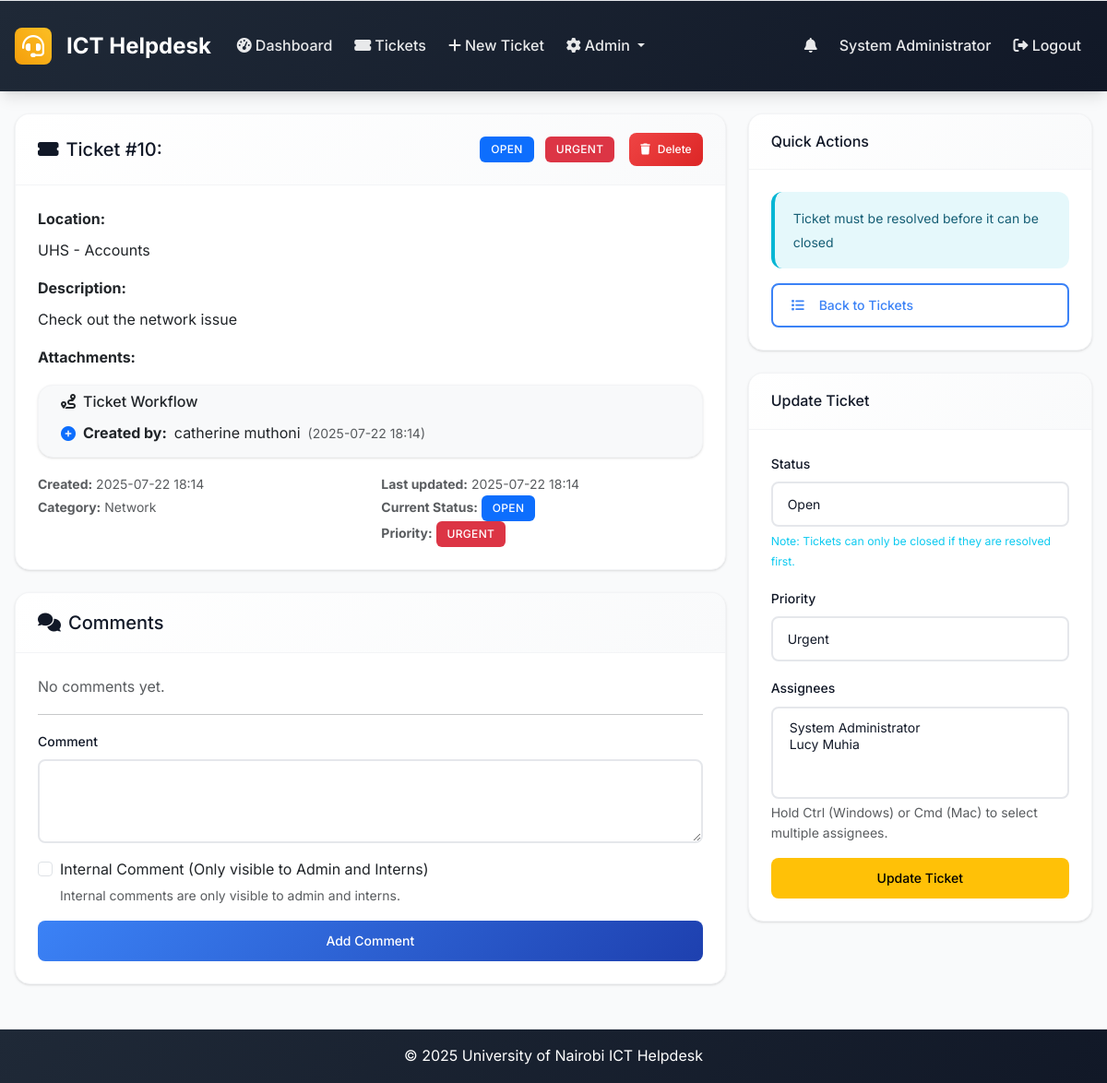
Before: /ticket/10 (signed in) with the older database file.
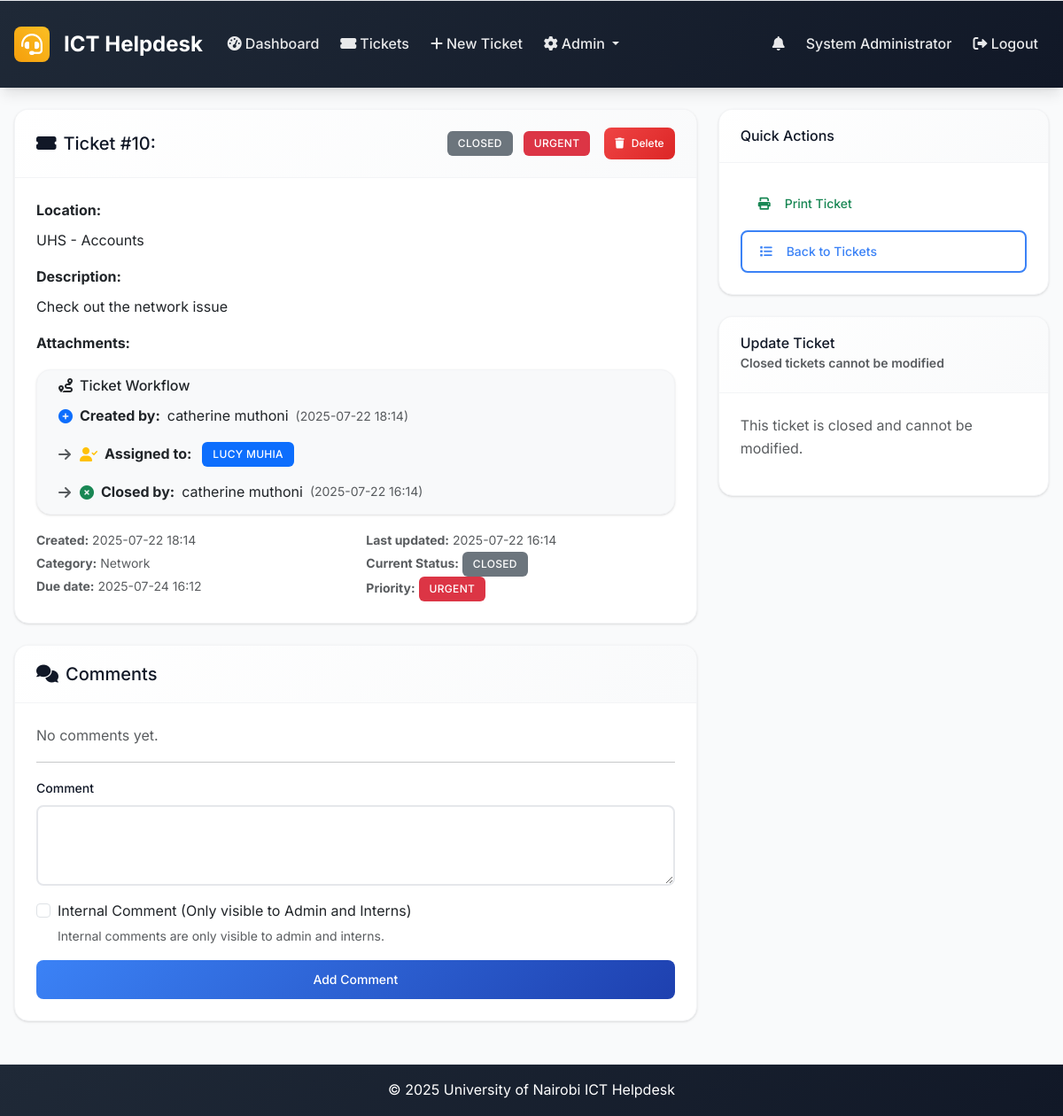
After: the same page with the newer database file.
### models.py (models this page shows, shortened)
class Ticket(db.Model):
    id = db.Column(db.Integer, primary_key=True)
    location = db.Column(db.String(200), nullable=False)
    description = db.Column(Text, nullable=False)
    status = db.Column(db.String(20), nullable=False, default='open')  # open, in_progress, resolved, closed
    priority = db.Column(db.String(20), nullable=False, default='medium')  # low, medium, high, urgent
    created_at = db.Column(db.DateTime, default=datetime.utcnow)
    updated_at = db.Column(db.DateTime, default=datetime.utcnow, onupdate=datetime.utcnow)
    closed_at = db.Column(db.DateTime)
    closed_by_id = db.Column(db.Integer, db.ForeignKey('user.id'), nullable=True)
    due_date = db.Column(db.DateTime, nullable=True)
    created_by_id = db.Column(db.Integer, db.ForeignKey('user.id'), nullable=True)
    category_id = db.Column(db.Integer, db.ForeignKey('category.id'))
    comments = db.relationship('Comment', backref='ticket', lazy='dynamic', cascade='all, delete-orphan')
    attachments = db.relationship('Attachment', backref='ticket', lazy='dynamic', cascade='all, delete-orphan')
    assignees = db.relationship('User', secondary=ticket_assignees, back_populates='assigned_tickets', lazy='selectin')
    closed_by = db.relationship('User', foreign_keys=[closed_by_id], backref='closed_tickets')

class User(UserMixin, db.Model):
    id = db.Column(db.Integer, primary_key=True)
    username = db.Column(db.String(64), unique=True, nullable=False)
    email = db.Column(db.String(120), unique=True, nullable=False)
    password_hash = db.Column(db.String(256), nullable=False)
    full_name = db.Column(db.String(100), nullable=False)
    role = db.Column(db.String(20), nullable=False, default='user')  # admin, intern, user
    created_at = db.Column(db.DateTime, default=datetime.utcnow)
    is_active = db.Column(db.Boolean, default=True)
    is_verified = db.Column(db.Boolean, default=False)
    verification_token = db.Column(db.String(128), nullable=True)
    tickets_created = db.relationship('Ticket', foreign_keys='Ticket.created_by_id', backref='creator', lazy='dynamic')
    assigned_tickets = db.relationship('Ticket', secondary='ticket_assignees', back_populates='assignees', lazy='selectin')
    comments = db.relationship('Comment', backref='author', lazy='dynamic')

### routes.py (the view)
@app.route('/ticket/<int:id>')
@login_required
def ticket_detail(id):
    ticket = Ticket.query.get_or_404(id)
    if current_user.role == 'user' and ticket.created_by_id != current_user.id:
        abort(403)
    elif current_user.role == 'intern' and current_user.id not in [u.id for u in ticket.assignees] and ticket.created_by_id != current_user.id:
        abort(403)
    if current_user.role == 'user':
        comments = Comment.query.filter_by(ticket_id=id, is_internal=False).order_by(Comment.created_at).all()
    else:
        comments = Comment.query.filter_by(ticket_id=id).order_by(Comment.created_at).all()
    comment_form = CommentForm()
    update_form = TicketUpdateForm(user_role=current_user.role, current_status=ticket.status, obj=ticket) if current_user.role in ['admin', 'intern'] else None
    return render_template('ticket_detail.html', ticket=ticket, comments=comments,
                         comment_form=comment_form, update_form=update_form)

### forms.py (shortened to what this page needs)
class CommentForm(FlaskForm):
    content = TextAreaField('Comment', validators=[DataRequired()])
    is_internal = BooleanField('Internal Comment (Only visible to Admin and Interns)')
    submit = SubmitField('Add Comment')

class TicketUpdateForm(FlaskForm):
    status = SelectField('Status', choices=[
        ('open', 'Open'),
        ('in_progress', 'In Progress'),
        ('resolved', 'Resolved'),
        ('closed', 'Closed')
    ])
    assignees = SelectMultipleField('Assignees', coerce=int, validators=[Optional()])
    priority = SelectField('Priority', choices=[
        ('low', 'Low'),
        ('medium', 'Medium'),
        ('high', 'High'),
        ('urgent', 'Urgent')
    ])
    submit = SubmitField('Update Ticket')
    def __init__(self, user_role=None, current_status=None, *args, **kwargs):
        super(TicketUpdateForm, self).__init__(*args, **kwargs)
        self.assignees.choices = [(u.id, u.full_name) for u in User.query.filter(User.role.in_(['admin', 'intern'])).all()]

### app.py (called while the page is built)
@login_manager.user_loader
def load_user(user_id):
    from models import User
    return User.query.get(int(user_id))

@app.context_processor
def inject_now():
    return {'now': datetime.utcnow}

### templates/ticket_detail.html (shortened to what the changed rows need)
{% extends "base.html" %}
{% block content %}
<div class="row">
    <div class="col-md-8">
        <div class="card mb-4">
            <div class="card-header d-flex justify-content-between align-items-center">
                <h5 class="mb-0">
                    <i class="fas fa-ticket-alt me-2"></i>Ticket #{{ ticket.id }}: {{ ticket.title }}
                </h5>
                <div class="d-flex align-items-center">
                    <div class="me-3">
                        <span class="badge {{ ticket.status|status_badge }} me-2">
                            {{ ticket.status.replace('_', ' ').title() }}
                        </span>
                        <span class="badge {{ ticket.priority|priority_badge }}">
                            {{ ticket.priority.title() }}
                        </span>
                    </div>
                    {% if current_user.role == 'admin' %}
                    <div>
                    </div>
                    {% endif %}
                </div>
            </div>
            <div class="card-body">
                <div class="mb-3">
                    <strong>Location:</strong>
                    <div class="mt-2">{{ ticket.location }}</div>
                </div>
                <div class="mb-3">
                    <strong>Description:</strong>
                    <div class="mt-2">{{ ticket.description|nl2br }}</div>
                </div>
                <div class="mb-3">
                    <div class="card bg-light">
                        <div class="card-body py-2">
                            <div class="workflow-chain">
                                <div class="workflow-step">
                                    <i class="fas fa-plus-circle text-primary"></i>
                                    <strong>Created by:</strong> {{ ticket.creator.full_name if ticket.creator else 'Unknown User' }}
                                    <small class="text-muted">({{ ticket.created_at|format_datetime }})</small>
                                </div>
                                {% if ticket.assignees|length > 0 %}
                                <div class="workflow-step">
                                    <i class="fas fa-arrow-right text-muted"></i>
                                    <i class="fas fa-user-check text-warning"></i>
                                    <strong>Assigned to:</strong>
                                    {% for user in ticket.assignees %}
                                        <span class="badge bg-primary">{{ user.full_name }}</span>{% if not loop.last %}, {% endif %}
                                    {% endfor %}
                                </div>
                                {% endif %}
                                {% if ticket.status == 'closed' and ticket.closed_by %}
                                <div class="workflow-step">
                                    <i class="fas fa-arrow-right text-muted"></i>
                                    <i class="fas fa-times-circle text-success"></i>
                                    <strong>Closed by:</strong> {{ ticket.closed_by.full_name }}
                                    <small class="text-muted">({{ ticket.closed_at|format_datetime }})</small>
                                </div>
                                {% endif %}
                            </div>
                        </div>
                    </div>
                </div>
                <div class="row">
                    <div class="col-md-6">
                        <small class="text-muted">
                            <strong>Created:</strong> {{ ticket.created_at|format_datetime }}<br>
                            {% if ticket.category %}
                            <strong>Category:</strong> {{ ticket.category.name }}<br>
                            {% endif %}
                            {% if ticket.due_date %}
                            <strong>Due date:</strong> {{ ticket.due_date|format_datetime }}<br>
                            {% endif %}
                        </small>
                    </div>
                    <div class="col-md-6">
                        <small class="text-muted">
                            <strong>Last updated:</strong> {{ ticket.updated_at|format_datetime }}<br>
                            <strong>Current Status:</strong>
                            <span class="badge {{ ticket.status|status_badge }}">{{ ticket.status.replace('_', ' ').title() }}</span><br>
                            <strong>Priority:</strong>
                            <span class="badge {{ ticket.priority|priority_badge }}">{{ ticket.priority.title() }}</span>
                        </small>
                    </div>
                </div>
            </div>
        </div>
    </div>
    <div class="col-md-4">
        <div class="card mb-4">
            <div class="card-body">
                {% if (current_user.role == 'admin' or (current_user.role == 'user' and ticket.created_by_id == current_user.id)) and ticket.status == 'resolved' %}
                <form method="POST" action="{{ url_for('close_ticket', id=ticket.id) }}" class="mb-2">
                    <button type="submit" class="btn btn-outline-secondary w-100" onclick="return confirm('Are you sure you want to close this ticket?')">
                        <i class="fas fa-times me-2"></i>Close Ticket
                    </button>
                </form>
                {% elif (current_user.role == 'admin' or (current_user.role == 'user' and ticket.created_by_id == current_user.id)) and ticket.status not in ['resolved', 'closed'] %}
                <div class="alert alert-info">
                    <small>Ticket must be resolved before it can be closed</small>
                </div>
                {% endif %}
                {% if ticket.status == 'closed' %}
                <a href="{{ url_for('print_ticket', id=ticket.id) }}" target="_blank" class="btn btn-outline-success w-100 mb-2">
                    <i class="fas fa-print me-2"></i>Print Ticket
                </a>
                {% endif %}
                <a href="{{ url_for('tickets_list') }}" class="btn btn-outline-primary w-100">
                    <i class="fas fa-list me-2"></i>Back to Tickets
                </a>
            </div>
        </div>
        {% if update_form and current_user.role in ['admin', 'intern'] %}
        <div class="card">
            <div class="card-header">
                <h6 class="mb-0">Update Ticket</h6>
                {% if ticket.status == 'closed' %}
                <small class="text-muted">Closed tickets cannot be modified</small>
                {% endif %}
            </div>
            <div class="card-body">
                {% if ticket.status == 'closed' %}
                <p class="text-muted">This ticket is closed and cannot be modified.</p>
                {% else %}
                <form method="POST" action="{{ url_for('update_ticket', id=ticket.id) }}">
                    <div class="mb-3">
                        {{ update_form.status.label(class="form-label") }}
                        {{ update_form.status(class="form-control") }}
                        <div class="form-text">
                            <small class="text-info">Note: Tickets can only be closed if they are resolved first.</small>
                        </div>
                    </div>
                    <div class="mb-3">
                        {{ update_form.priority.label(class="form-label") }}
                        {{ update_form.priority(class="form-control") }}
                    </div>
                    {% if current_user.role == 'admin' %}
                    <div class="mb-3">
                        {{ update_form.assignees.label(class="form-label") }}
                        {{ update_form.assignees(class="form-control", multiple=True) }}
                        <div class="form-text">Hold Ctrl (Windows) or Cmd (Mac) to select multiple assignees.</div>
                    </div>
                    {% endif %}
                    <div class="d-grid">
                        {{ update_form.submit(class="btn btn-warning") }}
                    </div>
                </form>
                {% endif %}
            </div>
        </div>
        {% endif %}
    </div>
</div>
{% endblock %}

Changed rows visible on the page:
changed Ticket "UHS - Accounts": status.replace "OPEN" → "CLOSED"; closed_at (not shown) → "2025-07-22 16:14"; due_date (not shown) → "2025-07-24 16:12"; updated_at "2025-07-22 18:14" → "2025-07-22 16:14"; status "Open" → (not shown); priority "Urgent" → (not shown)
shown differently, row unchanged: User "catherine muthoni": closed_by.full_name (not shown) → "catherine muthoni"
now on this page (row unchanged): User: full_name "LUCY MUHIA"
Other visible differences:
{{ update_form.status.label(class="form-label") }}: "Status" → (not shown)
{{ update_form.priority.label(class="form-label") }}: "Priority" → (not shown)
{{ update_form.assignees.label(class="form-label") }}: "Assignees" → (not shown)
form field assignees: "System Administrator / Lucy Muhia" → (not shown)
form field submit: "Update Ticket" → (not shown)
text no longer shown: "Ticket must be resolved before it can be closed Note: Tickets can only be closed if they are resolved first. Hold Ctrl (Windows) or Cmd (Mac) to select multiple assignees."
text now shown: "Assigned to: Closed by: ( ) Due date: Print Ticket Closed tickets cannot be modified This ticket is closed and cannot be modified."
